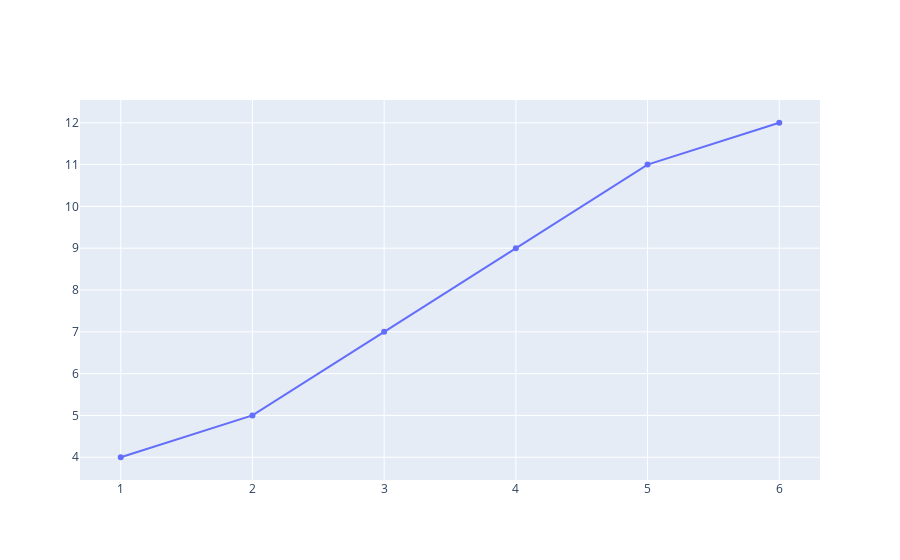

Notebook code for this chart:
### Code cell
## Plotting a simple X-Y graph 
## First import necessary python functions 

import plotly.graph_objects as go
import numpy as np

a = [1,2,3,4,5,6,7]
b = [4,5,7,9,11,12]

fig = go.Figure(data=go.Scatter(x=a, y=b))
fig.show()

### Figure 1 — Plotly figure (JSON) as saved in the notebook; plotly's stock layout.template omitted (floating-point values rounded to 4 significant figures)
{"data": [{"type": "scatter", "x": [1, 2, 3, 4, 5, 6, 7], "y": [4, 5, 7, 9, 11, 12]}], "layout": {}}
